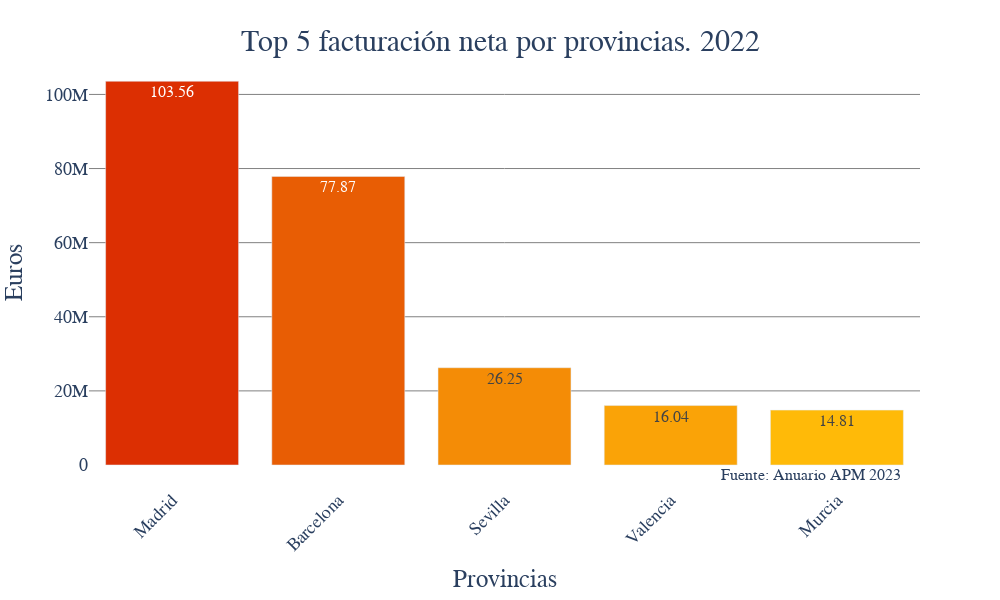

Notebook code cell kept with this figure:
### Markdown cell above
Grafico de las provincias que mas facturan en el último año

### Code cell
import plotly.express as px

palette = ["#660000","#990033","#5F021F","#8C001A","#FF9000"]
palette_11 = ["#dc2f02","#e85d04","#f48c06","#faa307","#ffba08", "#FFC42D"]
values = df_facturacion_provinvias_2022["Ventas"].apply(lambda x: round((x/1000000),2))

fig = px.bar(df_facturacion_provinvias_2022.head(5),
            x='Provincias',
            y='Ventas')

fig.update_traces(
                marker_color=np.tile(palette_11, len(df_facturacion_provinvias_2022["Provincias"])),
                text=values,
                textposition='auto',
                textfont=dict(size=16))

fig.update_xaxes(
                tickangle=-45,
                tickfont=dict(size=18))

fig.update_yaxes(
                tickfont=dict(size=18),
                gridcolor='gray')


fig.update_layout(
                    width=1000,
                    height=600,
                    title_text="Top 5 facturación neta por provincias. 2022",
                    title_font=dict(size=30),
                    title_x=0.5, title_y=0.95,
                    plot_bgcolor='rgba(0,0,0,0)',
                    paper_bgcolor='rgba(0,0,0,0)',
                    yaxis_title='Euros',
                    xaxis_title='Provincias',
                    yaxis_title_font=dict(size=25),
                    xaxis_title_font=dict(size=25),
                    font=dict(family='Century Gothic'),                           
                    showlegend=False)

fig.add_annotation(x=4.4, y=5, xanchor='right', yanchor='top',
                    text='Fuente: Anuario APM 2023',
                    font=dict(family='Century Gothic', size=16),
                    showarrow=False)                    

fig.write_image(r'graficos\grafico_barras_facturacion_provincias_2022.png')
fig.show()

### Figure 1 — Plotly figure (JSON) as saved in the notebook; plotly's stock layout.template omitted (floating-point values rounded to 4 significant figures; data arrays with more than 128 entries replaced by an {"elided": "..."} marker saying what was removed)
{"data": [{"alignmentgroup": "True", "hovertemplate": "Provincias=%{x}<br>Ventas=%{y}<extra></extra>", "legendgroup": "", "marker": {"color": {"elided": "312 str values"}, "pattern": {"shape": ""}}, "name": "", "offsetgroup": "", "orientation": "v", "showlegend": false, "text": [103.6, 77.87, 26.25, 16.04, 14.81, 14.64, 14.23, 14.18, 13.53, 13.27, 12.87, 12.22, 11.21, 8.73, 7.13, 6.96, 6.16, 5.86, 5.78, 5.62, 5.26, 5.16, 4.7, 4.58, 4.18, 3.92, 3.48, 3.2, 2.7, 2.7, 2.62, 2.62, 2.51, 2.36, 2.34, 2.04, 1.97, 1.66, 1.62, 1.32, 1.14, 1.08, 0.77, 0.74, 0.62, 0.61, 0.58, 0.45, 0.44, 0.39, 0.32, 0.28], "textfont": {"size": 16}, "textposition": "auto", "type": "bar", "x": ["Madrid", "Barcelona", "Sevilla", "Valencia", "Murcia"], "xaxis": "x", "y": [103600000.0, 77870000.0, 26250000.0, 16040000.0, 14810000.0], "yaxis": "y"}], "layout": {"annotations": [{"font": {"family": "Century Gothic", "size": 16}, "showarrow": false, "text": "Fuente: Anuario APM 2023", "x": 4.4, "xanchor": "right", "y": 5, "yanchor": "top"}], "barmode": "relative", "font": {"family": "Century Gothic"}, "height": 600, "legend": {"tracegroupgap": 0}, "margin": {"t": 60}, "paper_bgcolor": "rgba(0,0,0,0)", "plot_bgcolor": "rgba(0,0,0,0)", "showlegend": false, "title": {"font": {"size": 30}, "text": "Top 5 facturación neta por provincias. 2022", "x": 0.5, "y": 0.95}, "width": 1000, "xaxis": {"anchor": "y", "domain": [0, 1], "tickangle": -45, "tickfont": {"size": 18}, "title": {"font": {"size": 25}, "text": "Provincias"}}, "yaxis": {"anchor": "x", "domain": [0, 1], "gridcolor": "gray", "tickfont": {"size": 18}, "title": {"font": {"size": 25}, "text": "Euros"}}}}
